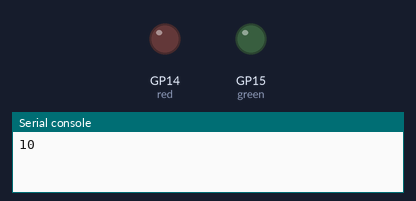
Bench run of a program on a simulated Raspberry Pi Pico running CircuitPython. On the bench: output pins drawn as LEDs (lit = HIGH), the last lines printed to the serial console.

Above: at 0.1 s.
At 10.1 s:
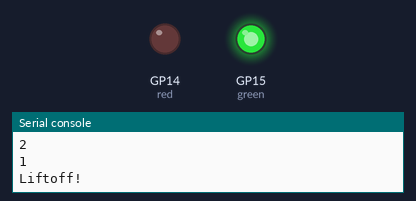
Timing chart, 0 to 11.6 s (numbered marks = the images above):
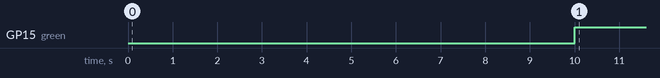

The program:

launchpad_part_two.py
```python
#type:ignore
import board
import time
import digitalio

red = digitalio.DigitalInOut(board.GP14) #sets pin to connect red LED to board
red.direction = digitalio.Direction.OUTPUT #sets pin type
green = digitalio.DigitalInOut(board.GP15) #sets pin to connect green LED to board
green.direction = digitalio.Direction.OUTPUT #sets pin type

for i in range(10, 0, -1): #creates a range of numbers from 10 to 0, but does not include 0 in the list; also indicates that we're counting down by 1
  red.value = True #turns red LED on
  green.value = False #turns green LED off
  print(i) #prints the current value of the counter
  red.value = False #turns red LED off
  time.sleep(1) #waites for 1 second before repeating
print("Liftoff!") #prints the phrase "Liftoff!" one second after we exit the range of numbers in the for-loop
while True:
  green.value = True #turns green LED on
        
```

Measured:
- by itself, GP15 (green): LOW → HIGH at 10.0 s
